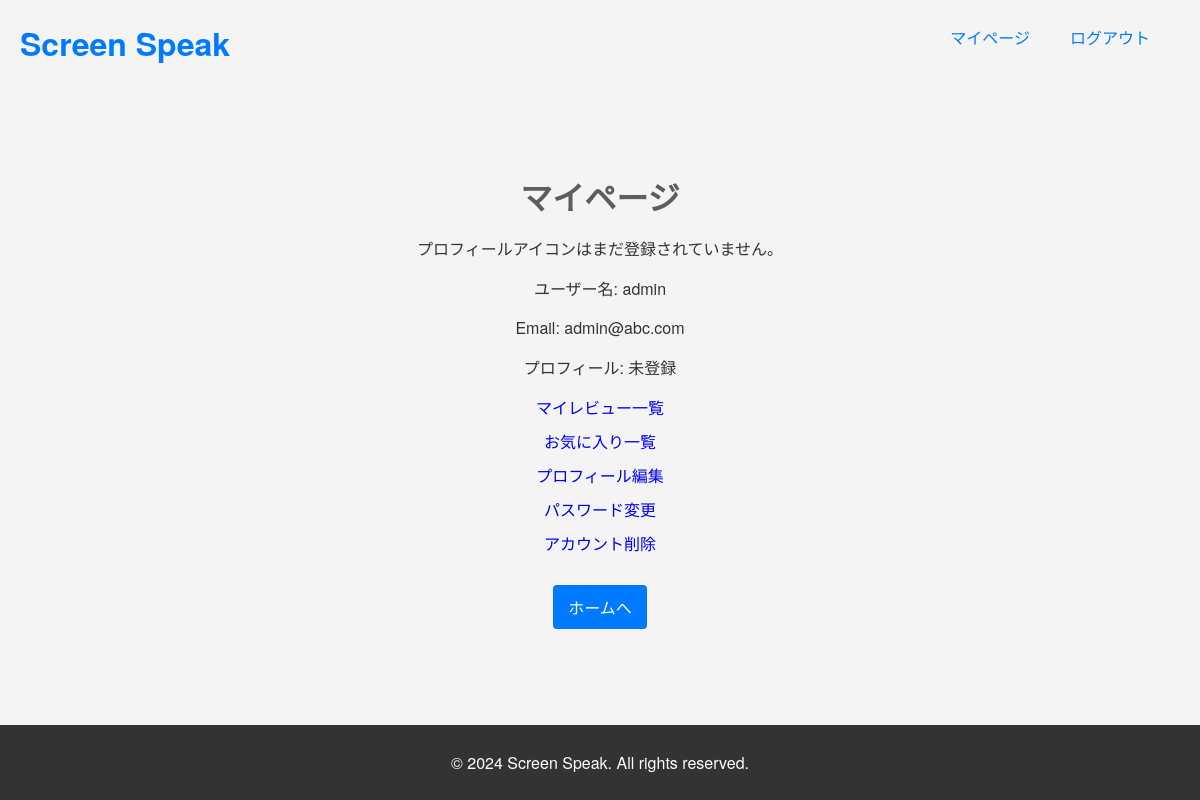
Page /mypage/ (signed in) on the earlier database version.
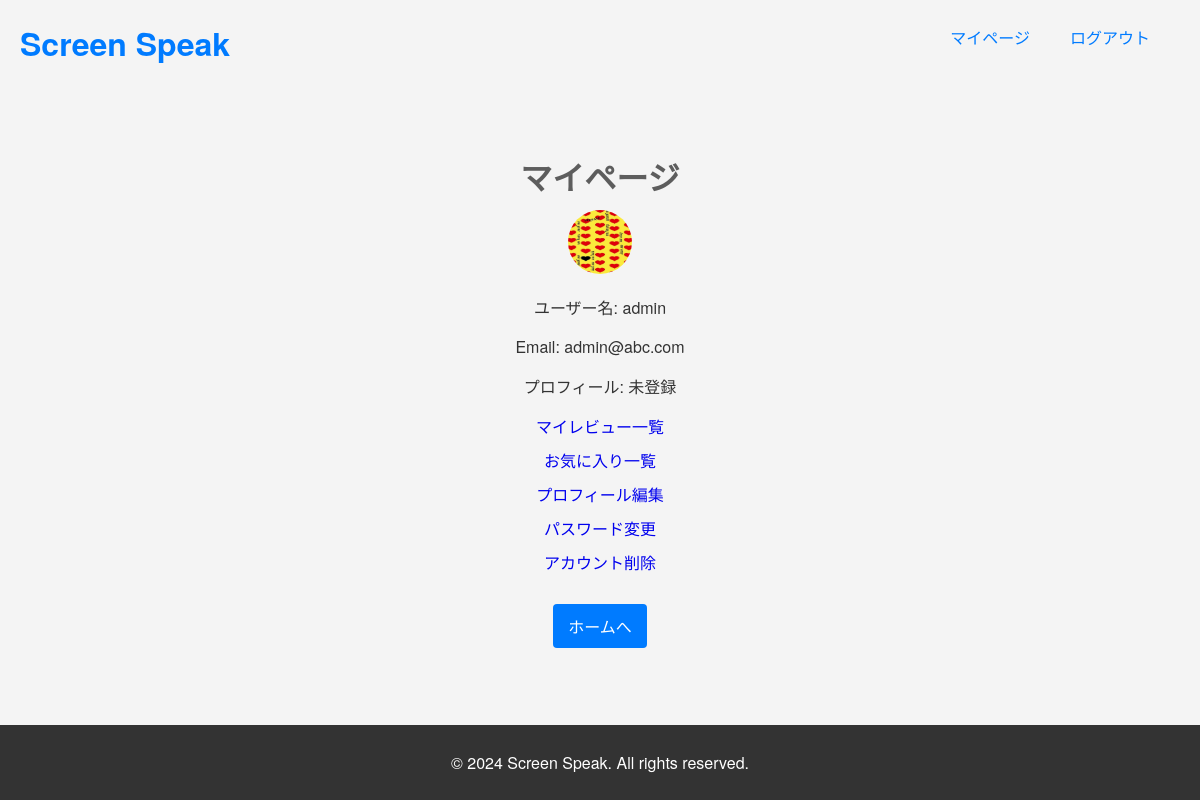
Same page on the later database version.
### flick_seeker/models.py (models this page shows, shortened)
class User(AbstractUser):
    username = models.CharField(_('username'), max_length=150, unique=True, null=False)  # ユーザー名フィールド
    email = models.EmailField(_('email address'), unique=True)  # emailアドレスフィールド
    profile_image = models.ImageField(upload_to='profile_images/', null=True, blank=True, default='profile_images/default-thumbnail.png')  # プロフィール画像フィールド
    bio = models.TextField(_("Bio"), blank=True, null=True)  # 自己紹介文のフィールド
    created_at = models.DateTimeField(auto_now_add=True, verbose_name=_('Created at'))
    updated_at = models.DateTimeField(auto_now=True, verbose_name=_('Updated at'))
    USERNAME_FIELD = 'email'  # ユーザー名としてemailを使用
    REQUIRED_FIELDS = ['username']  # 必須フィールドを設定
    objects = CustomUserManager()  # カスタムユーザーマネージャを使用

### flick_seeker/views.py (the view)
# urls.py: path('mypage/', mypage, name='mypage'),  # '/mypage/' URL を 'mypage' ビューにマッピング
@login_required
def mypage(request):
    user = request.user
    context = {
        'user': user,
    }
    return render(request, 'mypage.html', context)

### flick_seeker/templates/mypage.html
{% extends 'base.html' %}
{% block content %}
<div class="mypage-content">
  <h1>マイページ</h1>
  {% if user.profile_image %}
    <img src="{{ user.profile_image.url }}" alt="{{ user.username }}'s Profile Icon" style="width: 64px; height: 64px; border-radius: 50%;">
  {% else %}
    <p>プロフィールアイコンはまだ登録されていません。</p>
  {% endif %}
  <p>ユーザー名: {{ user.username }}</p>
  <p>Email: {{ user.email }}</p>
  <p>プロフィール: {{ user.bio|default:"未登録" }}</p>
  <a href="{% url 'flick_seeker:my_reviews' %}">マイレビュー一覧</a>
  <a href="{% url 'flick_seeker:my_favorites' %}">お気に入り一覧</a>
  <a href="{% url 'flick_seeker:edit_profile' %}">プロフィール編集</a>
  <a href="{% url 'flick_seeker:password_change' %}">パスワード変更</a>
  <a href="{% url 'flick_seeker:delete_user' %}" onclick="return confirm('アカウントを削除してもよろしいですか？');">アカウント削除</a>
  <a href="{% url 'flick_seeker:dashboard' %}" class="button back-button">ホームへ</a>
</div>
{% endblock %}

Differences in the rows shown:
changed User "admin": profile_image: picture added
Other differences:
text no longer shown: "プロフィールアイコンはまだ登録されていません。"
